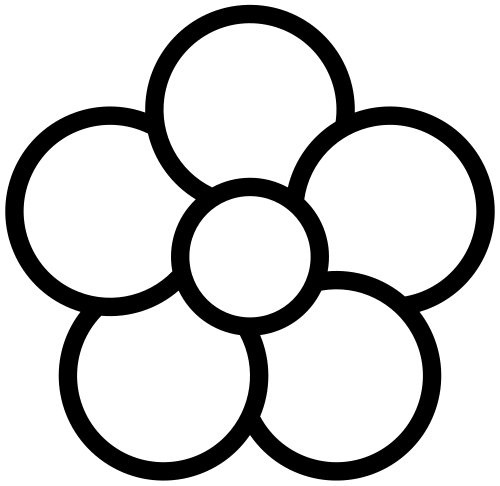
#> input picture Chapter 21 Making Graphs and Manipulating Images/creating custom seating cards/flower.png, 500 x 486 px
$ python resize.py
#> lines starting #> are read from the running program, lines starting #| are printed output that depends on the picture
from PIL import Image

watermark = Image.open('flower.png')
#> watermark is the input picture: PIL image 500x486 LA; mean R, G, B, A 125.1, 125.1, 125.1, 173
width, height = watermark.size
#> width = 500; height = 486
quarter_size = watermark.resize((int(width / 4), int(height / 4)))
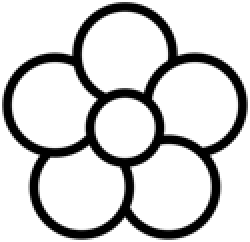
#> quarter_size: PIL image 125x121 LA (shown 2 times larger); mean R, G, B, A 125.1, 125.1, 125.1, 173; transparent parts drawn white
#> (the run stopped early here; a loop or call above may not have finished)
